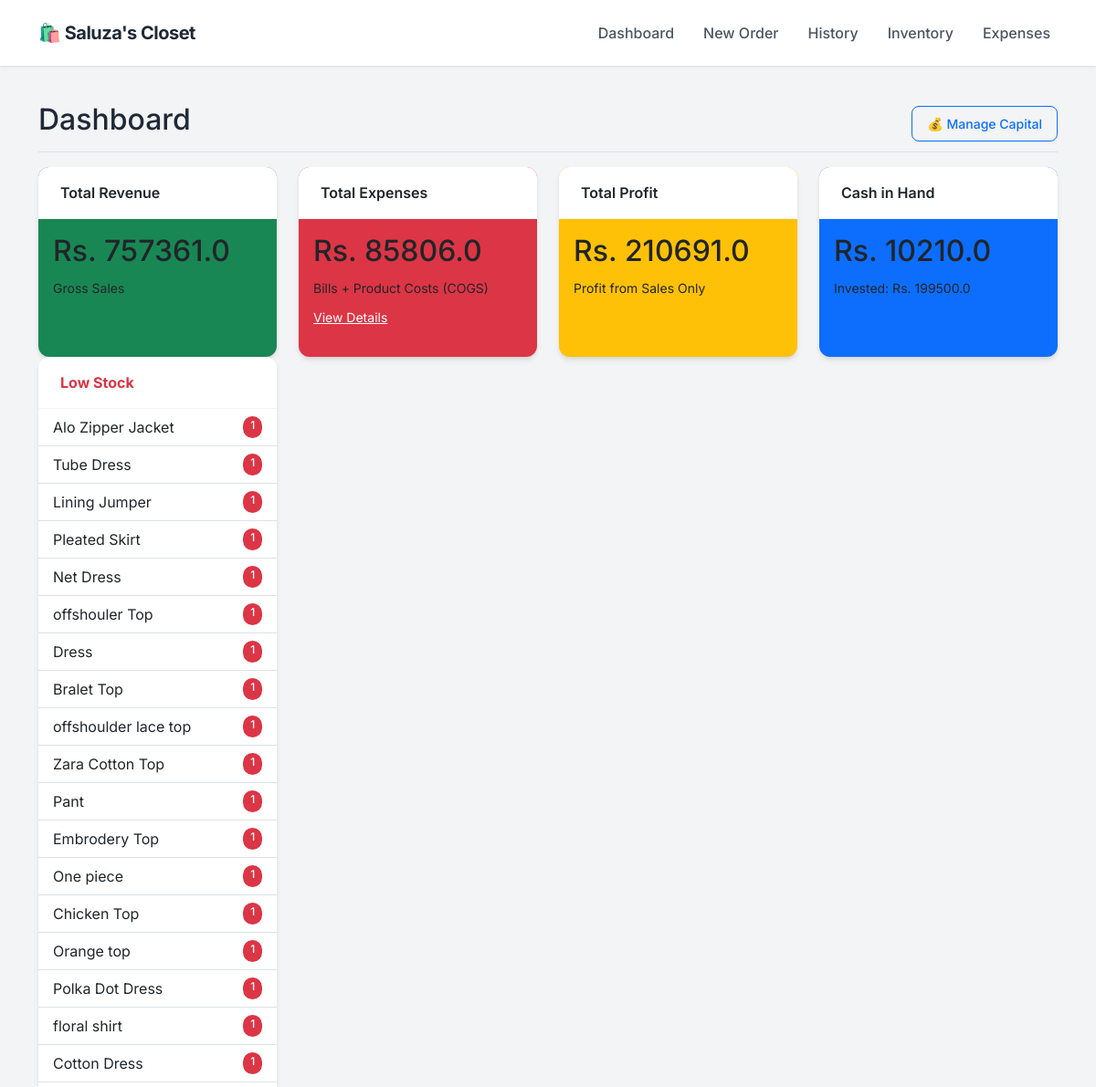
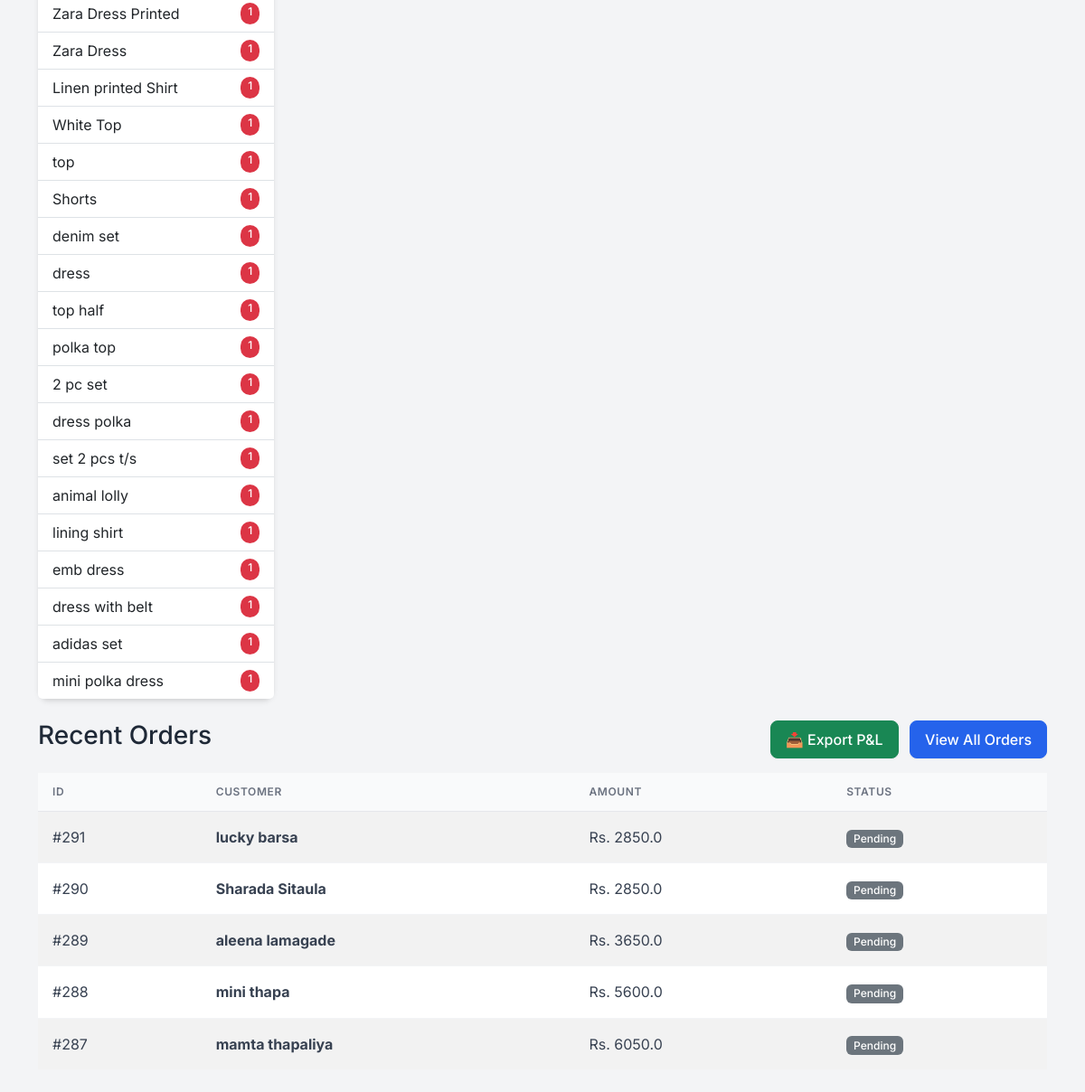
Before: / with the older database file (2 pictures, top to bottom).
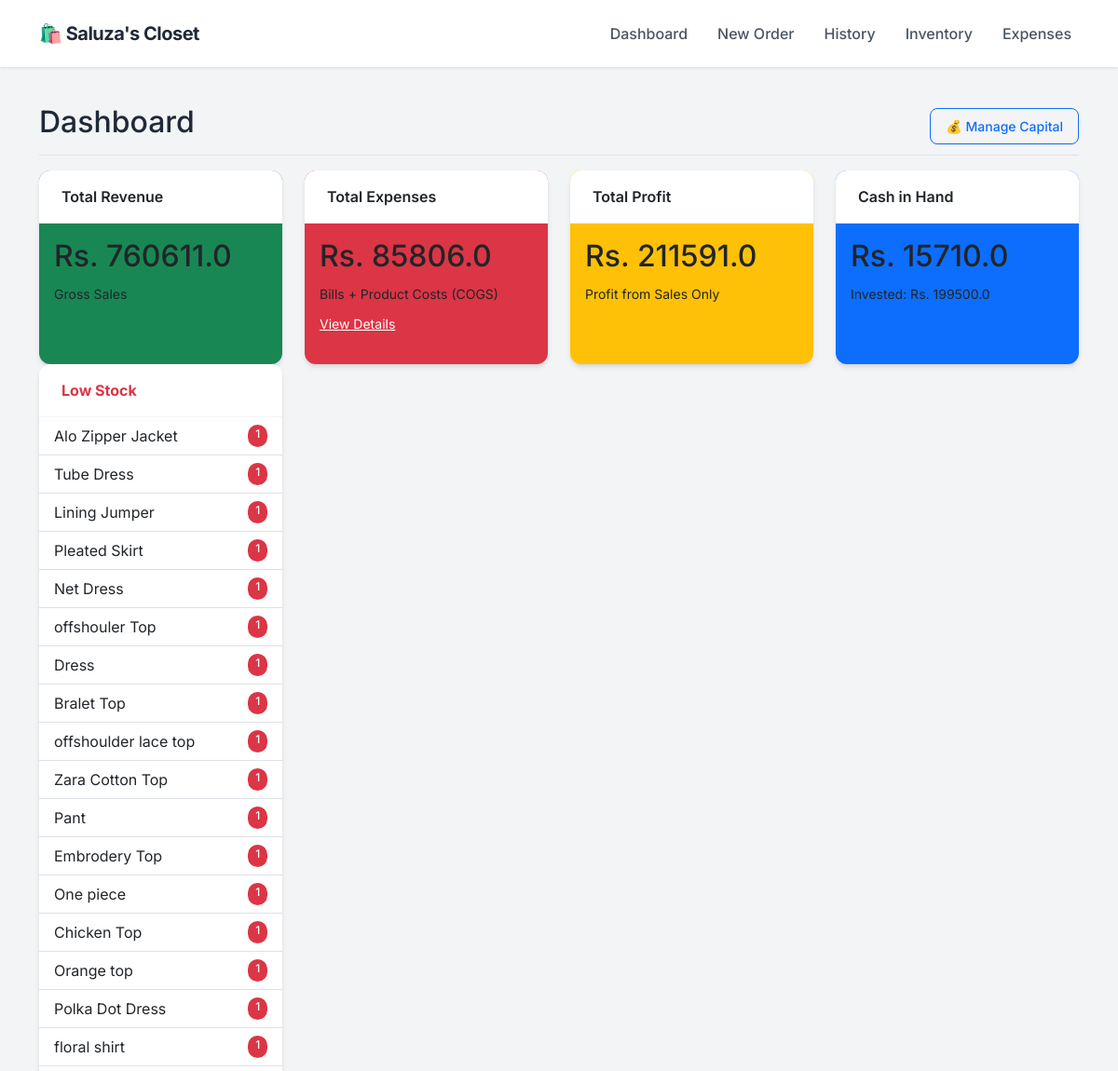
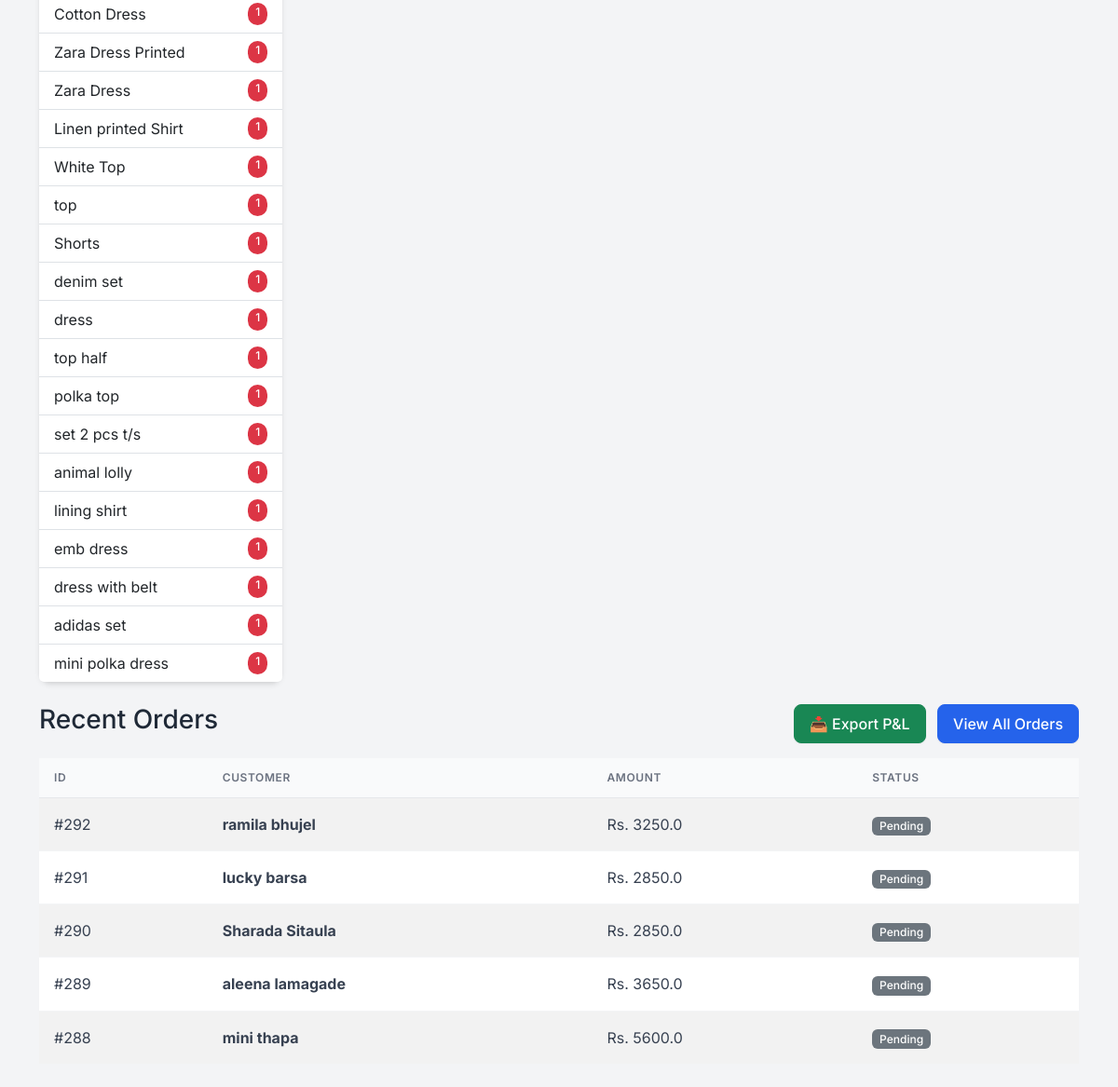
After: the same page with the newer database file (2 pictures, top to bottom).
### app.py (models this page shows)
class Product(db.Model):
    id = db.Column(db.Integer, primary_key=True)
    sku = db.Column(db.String(50), unique=True, nullable=True)
    name = db.Column(db.String(100), nullable=False)
    size = db.Column(db.String(10), nullable=False)
    cost_price = db.Column(db.Float, default=0.0)
    price = db.Column(db.Float, nullable=False)
    stock = db.Column(db.Integer, default=0)
    image = db.Column(db.String(100), nullable=True)

class Order(db.Model):
    id = db.Column(db.Integer, primary_key=True)
    customer_name = db.Column(db.String(100), nullable=False)
    phone = db.Column(db.String(20), nullable=False)
    address = db.Column(db.String(200), nullable=True)
    date = db.Column(db.DateTime, default=datetime.utcnow)
    total_amount = db.Column(db.Float, default=0.0)
    profit = db.Column(db.Float, default=0.0)
    status = db.Column(db.String(20), default='Pending')
    items = db.relationship('OrderItem', backref='order', lazy=True)

### app.py (the view)
@app.route('/')
def dashboard():
    total_investment = db.session.query(db.func.sum(Investment.amount)).scalar() or 0
    total_sales = db.session.query(db.func.sum(Order.total_amount)).scalar() or 0
    manual_expenses = db.session.query(db.func.sum(Expense.amount)).scalar() or 0
    current_inventory_cost = 0
    products = Product.query.all()
    for p in products:
        current_inventory_cost += (p.stock * p.cost_price)
    gross_profit = db.session.query(db.func.sum(Order.profit)).scalar() or 0
    cost_of_sold_goods = total_sales - gross_profit
    total_product_spend = current_inventory_cost + cost_of_sold_goods
    cash_in_hand = (total_investment + total_sales) - (total_product_spend + manual_expenses)
    net_profit = gross_profit # As you requested previously (Sales Profit only)
    recent_orders = Order.query.order_by(Order.date.desc()).limit(5).all()
    low_stock = Product.query.filter(Product.stock < 2, Product.stock > 0).all()
    out_of_stock = Product.query.filter(Product.stock == 0).all()
    investments = Investment.query.order_by(Investment.date.desc()).all()
    return render_template('dashboard.html',
                           sales=total_sales,
                           gross_profit=gross_profit,
                           expenses=manual_expenses,
                           net_profit=net_profit,
                           cash_in_hand=cash_in_hand, # <--- NEW DATA
                           total_investment=total_investment, # <--- NEW DATA
                           orders=recent_orders,
                           investments=investments,
                           low_stock=low_stock,
                           out_of_stock=out_of_stock)

### templates/dashboard.html (shortened to what this page needs)
{% extends "layout.html" %}
{% block content %}
<div class="d-flex justify-content-between flex-wrap flex-md-nowrap align-items-center pt-3 pb-2 mb-3 border-bottom">
    <h1 class="h2">Dashboard</h1>
    <div class="btn-toolbar mb-2 mb-md-0">
        <button type="button" class="btn btn-sm btn-outline-primary" data-bs-toggle="modal" data-bs-target="#investmentHistoryModal">
    💰 Manage Capital
</button>
    </div>
</div>
<div class="row mb-4">
    <div class="col-md-3">
        <div class="card text-dark bg-success mb-3 h-100">
            <div class="card-header">Total Revenue</div>
            <div class="card-body">
                <h2 class="card-title">Rs. {{ sales }}</h2>
                <small>Gross Sales</small>
            </div>
        </div>
    </div>
    <div class="col-md-3">
        <div class="card text-dark bg-danger mb-3 h-100">
            <div class="card-header">Total Expenses</div>
            <div class="card-body">
                <h2 class="card-title">Rs. {{ expenses }}</h2>
                <small>Bills + Product Costs (COGS)</small> <div class="mt-2">
                    <a href="/expenses" class="text-white text-decoration-underline small">View Details</a>
                </div>
            </div>
        </div>
    </div>
    <div class="col-md-3">
        <div class="card text-dark bg-warning mb-3 h-100">
            <div class="card-header">Total Profit</div>
            <div class="card-body">
                <h2 class="card-title">Rs. {{ net_profit }}</h2>
                <small>Profit from Sales Only</small>
            </div>
        </div>
    </div>
    <div class="col-md-3">
        <div class="card text-dark bg-primary mb-3 h-100">
            <div class="card-header">Cash in Hand</div>
            <div class="card-body">
                <h2 class="card-title">Rs. {{ cash_in_hand }}</h2>
                <small>Invested: Rs. {{ total_investment }}</small>
            </div>
        </div>
    </div>
    <div class="col-md-3">
        <div class="card border-danger h-100">
            <div class="card-header bg-transparent text-danger fw-bold">Low Stock</div>
            <ul class="list-group list-group-flush list-group-sm">
                {% for item in low_stock %}
                <li class="list-group-item d-flex justify-content-between">
                    <span>{{ item.name }}</span>
                    <span class="badge bg-danger rounded-pill">{{ item.stock }}</span>
                </li>
                {% endfor %}
            </ul>
        </div>
    </div>
</div>
<div class="d-flex justify-content-between align-items-center mb-3">
    <h3>Recent Orders</h3>
    <div>
        <a href="/export_excel" class="btn btn-success me-2">📥 Export P&L</a>
        <a href="/orders" class="btn btn-primary">View All Orders</a>
    </div>
</div>
<table class="table table-striped bg-white align-middle">
    <thead>
        <tr>
            <th>ID</th>
            <th>Customer</th>
            <th>Amount</th>
            <th>Status</th>
        </tr>
    </thead>
    <tbody>
        {% for order in orders %}
        <tr>
            <td>#{{ order.id }}</td>
            <td><strong>{{ order.customer_name }}</strong></td>
            <td>Rs. {{ order.total_amount }}</td>
            <td><span class="badge bg-secondary">{{ order.status }}</span></td>
        </tr>
        {% endfor %}
    </tbody>
</table>
{% endblock %}

### templates/layout.html (shortened to what this page needs)
<!DOCTYPE html>
<html lang="en">
<head>
    <link href="https://cdn.jsdelivr.net/npm/bootstrap@5.3.0/dist/css/bootstrap.min.css" rel="stylesheet">
</head>
<body>
    <nav class="navbar navbar-expand-lg sticky-top">
        <div class="container">
            <a class="navbar-brand" href="/">
                🛍️ Saluza's Closet
            </a>
            <div class="collapse navbar-collapse" id="navbarNav">
                <ul class="navbar-nav ms-auto">
                    <li class="nav-item"><a class="nav-link" href="/">Dashboard</a></li>
                    <li class="nav-item"><a class="nav-link" href="/new_order">New Order</a></li>
                    <li class="nav-item"><a class="nav-link" href="/orders">History</a></li>
                    <li class="nav-item"><a class="nav-link" href="/inventory">Inventory</a></li>
                    <li class="nav-item"><a class="nav-link" href="/expenses">Expenses</a></li>
                </ul>
            </div>
        </div>
    </nav>
    <div class="container py-4">
        {% block content %}{% endblock %}
    </div>
</body>
</html>

### templates/layout.html (style rules this page uses)
:root { --primary-color: #2563eb; --bg-color: #f3f4f6; --text-dark: #1f2937; --card-shadow: 0 4px 6px -1px rgba(0, 0, 0, 0.1), 0 2px 4px -1px rgba(0, 0, 0, 0.06); }
body { font-family: 'Inter', sans-serif; background-color: var(--bg-color); color: var(--text-dark); }
.navbar { background-color: #ffffff; box-shadow: 0 1px 3px rgba(0,0,0,0.1); padding: 1rem 0; }
.navbar-brand { font-weight: 700; color: var(--text-dark) !important; font-size: 1.25rem; letter-spacing: -0.5px; }
.nav-link { color: #4b5563 !important; font-weight: 500; margin-left: 1rem; transition: color 0.2s; }
.card { border: none; border-radius: 12px; box-shadow: var(--card-shadow); background: #ffffff; transition: transform 0.2s; }
.card-header { background-color: #ffffff; border-bottom: 1px solid #f3f4f6; font-weight: 600; padding: 1rem 1.5rem; border-radius: 12px 12px 0 0 !important; }
.btn { border-radius: 8px; font-weight: 500; padding: 0.5rem 1rem; box-shadow: 0 1px 2px 0 rgba(0, 0, 0, 0.05); }
.btn-primary { background-color: var(--primary-color); border-color: var(--primary-color); }
.table { margin-bottom: 0; }
.table thead th { background-color: #f9fafb; color: #6b7280; font-size: 0.75rem; text-transform: uppercase; letter-spacing: 0.05em; font-weight: 600; border-bottom: 1px solid #e5e7eb; padding: 0.75rem 1rem; }
.table tbody td { padding: 1rem 1rem; vertical-align: middle; color: #374151; border-bottom: 1px solid #f3f4f6; }
.badge { padding: 0.35em 0.65em; font-weight: 500; border-radius: 6px; }

Changed rows visible on the page:
removed Product: name "2 pc set", stock "1"
no longer on this page (row edited): Product: name "dress polka", stock "1"
no longer on this page (row unchanged): Order: id "287", customer_name "mamta thapaliya", total_amount "6050.0", status "Pending"
added Order: id "292", customer_name "ramila bhujel", total_amount "3250.0", status "Pending"
Other visible differences:
{{ sales }}: "757361.0" → "760611.0"
{{ net_profit }}: "210691.0" → "211591.0"
{{ cash_in_hand }}: "10210.0" → "15710.0"
